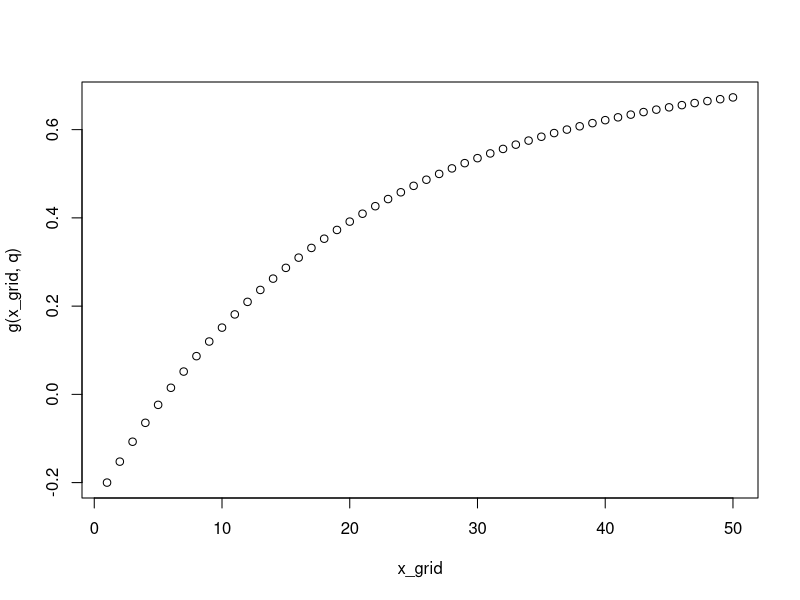
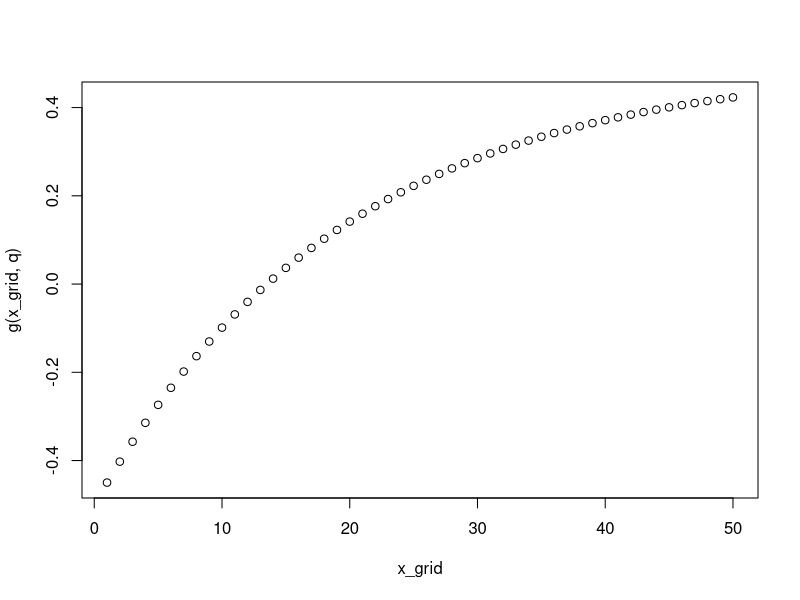
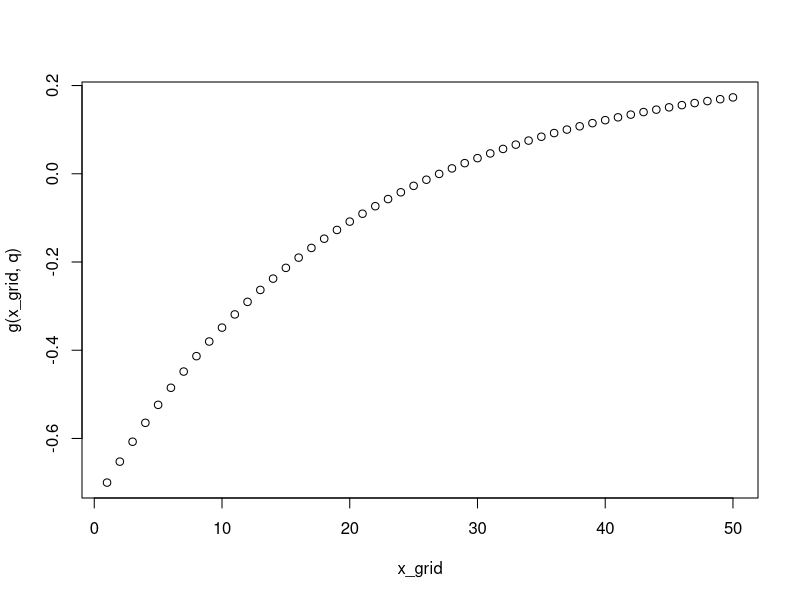
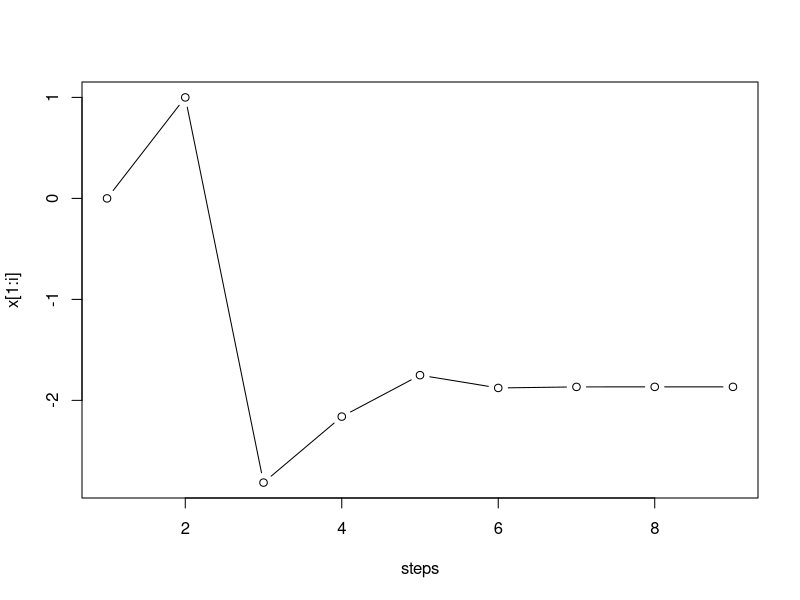
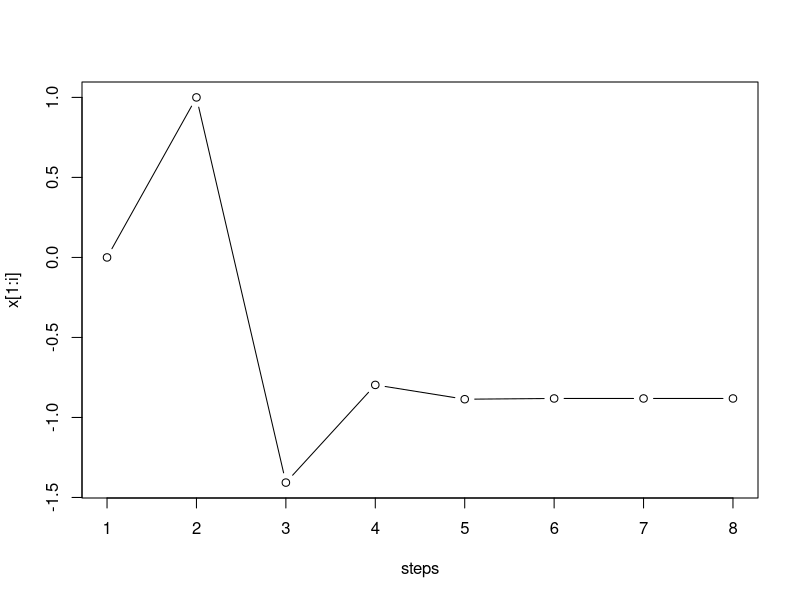
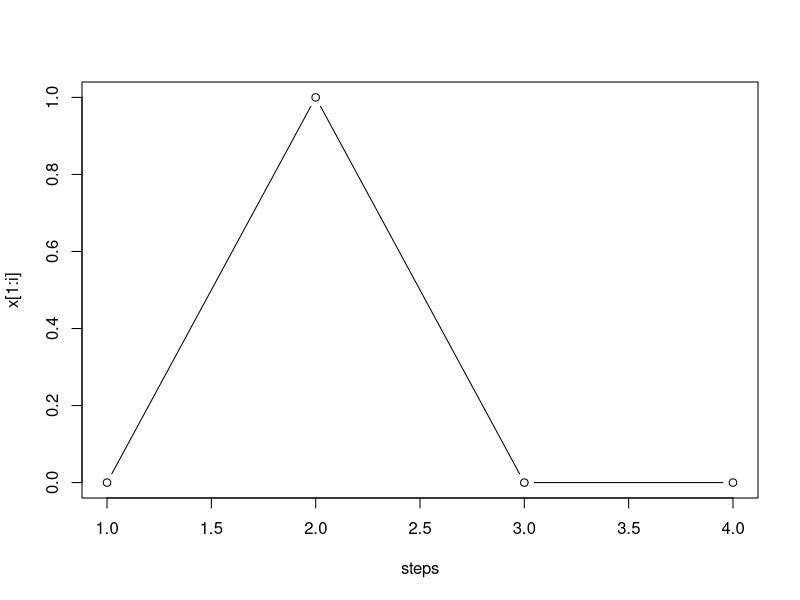
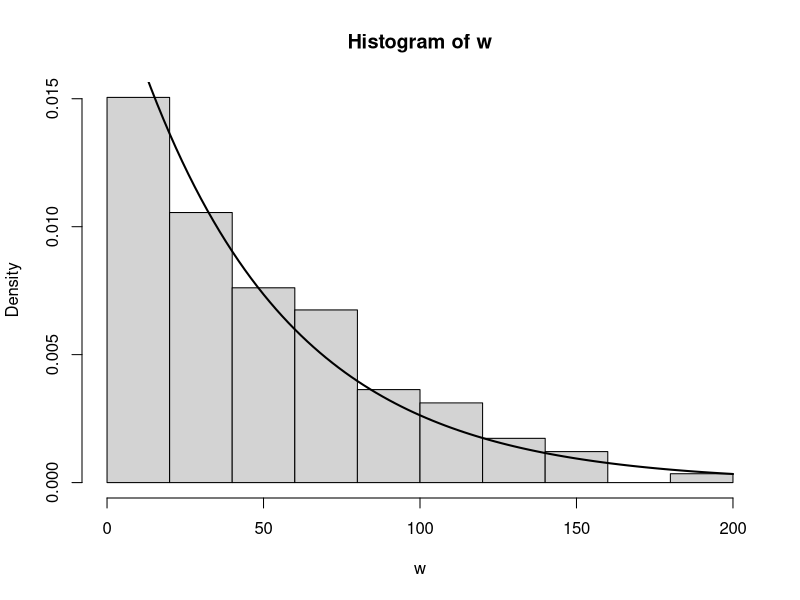
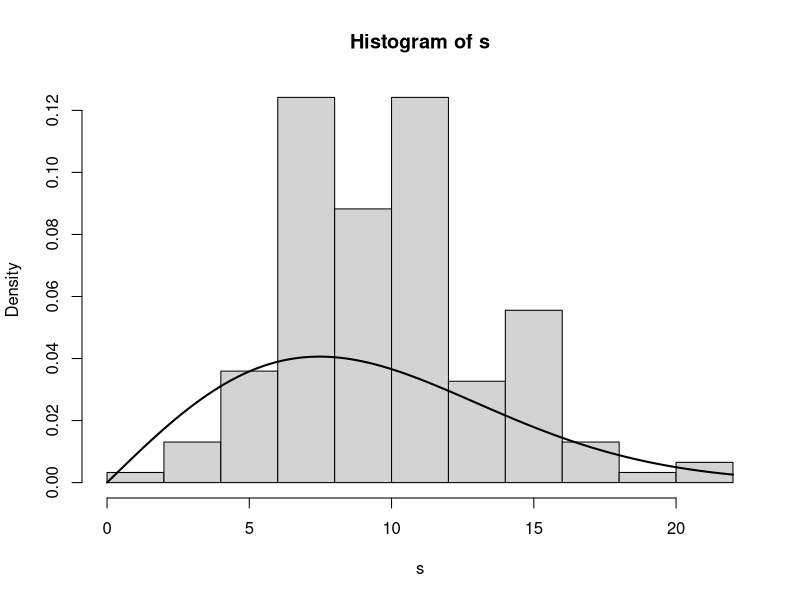

These figures' R source, in order:
###############################################################################
#
#
#   MATH 2650: Computational Statistics
#   Lab 03
#   24 September 2026
# 
#   First Lab Group 1
#
#
#
###############################################################################

# Question 1: Use the Bisection and Secant methods to find quantiles

#### (1.) Finding Quantiles ####

first_quart <- 0.25
median      <- 0.5
third_quart <- 0.75

##### (1a.) Bisection Method for Geometric Distribution #####

P           <- 1/20 # Set parameter value
TOL_1a      <- 1    # Set tolerance
MAX_IT      <- 100  # Set maximum number of iterations
x_l         <- 1    # Initial lower bound
x_u         <- 50   # Initial upper bound
change_in_x <- x_u - x_l
counter     <- 0    # Counts number of steps
x_grid      <- seq(1,50) # For plotting

g <- function(a, q){ # Geometric cdf minus quartile
  x <- floor(a)
  1 - (1 - P)^floor(a) - q
}

estimate_geom_quantile <- function(q){
  
  while(abs(change_in_x) > TOL_1a){
    
    y <- (x_l + x_u)/2
      
    if(sign(g(y,q)) == sign(g(x_l,q))){
      x_l <- y
    } else{
      x_u <- y
    }
    
    counter     <- counter + 1
    change_in_x <- x_u - x_l
    
    if(counter >= MAX_IT){
      warning('Max number of iterations reached.')
      break
    }
  }
  cat('Reached estimate of', floor(y), 'in', counter, 'steps.')
  plot(x_grid, g(x_grid,q))
}

estimate_geom_quantile(first_quart) 
estimate_geom_quantile(median)      
estimate_geom_quantile(third_quart) 

# Each quartile requires the same number of steps (6) to converge. 

##### (1b.) Secant Method for Type II Generalized Logistic Distribution #####

GAMMA  <- 2
TOL_1b <- 1e-05 # Set tolerance
MAX_IT <- 100   # Set maximum number of iterations
x      <- vector('numeric', length = MAX_IT)
x[1]   <- 0     # First initial point
x[2]   <- 1     # Second initial point
dx     <- x[2] - x[1]
i      <- 2     # Counts number of steps

h <- function(a, q){ # cdf minus quartile
  1 - ( exp(-a) / (1 + exp(-a)) )^GAMMA - q
}

estimate_logistic_quantile <- function(q){
  
  while(abs(dx) > TOL_1b){
    
    num <- h(x[i], q) * (x[i] - x[i-1])
    den <- h(x[i], q) - h(x[i-1], q)
    
    x[i+1] <- x[i] - num/den
    
    dx <- x[i+1] - x[i] # Update checking condition
    i  <- i + 1         # Update counter

    if(i >= MAX_IT+2){
      warning('Max number of iterations reached.')
      break
    }
  }
  cat('Reached estimate of', x[i], 'in', i-2, 'steps.')
  plot(1:i, x[1:i], type = 'b', xlab = 'steps')
}


estimate_logistic_quantile(first_quart) 
estimate_logistic_quantile(median)      
estimate_logistic_quantile(third_quart) 

###############################################################################

# Question 2: Use Fisher Scoring to determine the MLE of the unknown parameter

#### (2.) Fisher Scoring for MLE ####

##### (2a.) Poisson Distribution #####
z         <- as.numeric(InsectSprays$count)
TOL_2a    <- 1e-05
MAX_ITER  <- 100
LAMBDA_0  <- 1 # Starting value
lambda    <- vector('numeric', length = MAX_ITER)
lambda[1] <- LAMBDA_0
a         <- 1 # Initialize counter at 1
change_in_lambda <- 1 # Initialize to be greater than tolerance


pois_derivloglik <- function(lambda){ # First derivative of log-likelihood
  (1/lambda)*sum(z) - length(z)
}

while(change_in_lambda > TOL_2a){
  
  score2a <- (1/lambda[a])*sum(z) - length(z)
  info2a <- (length(z))*(mean(z))/lambda[a]^2
  
  update <- score2a/info2a # Fisher update
  
  lambda[a+1] <- lambda[a] + update
  
  change_in_lambda <- abs(lambda[a+1] - lambda[a]) # Update check against tolerance
  a <- a + 1 # Update counter
  
  if(a >= MAX_ITER){
    warning('Max number of iterations reached.')
    break
  }
}

pois_uni <- uniroot(pois_derivloglik, lower = 0, upper = max(z))

lambda[a] # Fisher scoring estimate
mean(z) # Analytical MLE estimate
pois_uni$root # Uniroot estimate

# The Fisher scoring, analytical MLE, and uniroot estimates are all very similar. 
# In this case, it might be easier to use either uniroot or analytical MLE since 
# all three require the calculation of the first derivative of log-likelihood function.  

##### (2b.) Exponential Distribution #####
w        <- as.numeric(sunspot.year) 
TOL_2b   <- 1e-05 # Set tolerance
MAX_ITER <- 100
THETA_0  <- 0.01 # Set initial starting value
theta    <- vector('numeric', length = MAX_ITER)
theta[1] <- THETA_0 
b        <- 1 # Initialize counter
change_in_theta <- 1 # Initialize to be greater than tolerance



while(change_in_theta > TOL_2b){
  
  score2b <- length(w)/theta[b] - sum(w)
  info2b  <- length(w)/theta[b]^2
  
  update  <- score2b/info2b # Fisher update
  
  theta[b+1] <- theta[b] + update
  
  change_in_theta <- abs(theta[b+1] - theta[b]) # Update check against tolerance
  b <- b + 1 # Update counter
  
  if(b >= MAX_ITER){
    warning('Max number of iterations reached.')
    break
  }
}

hist(w, freq = FALSE)
curve(dexp(x, theta[b]), add = TRUE, lwd = 2,)

# Visually, the exponential model seems to be a good fit for the data, 
# as the overlaid exponential density function using our estimated parameter 
# seems to follow the shape of the histogram of the data. 

##### (2c.) Rayleigh Distribution #####
s        <- airquality$Wind
BETA_0   <- 0.01
TOL_2c   <- 1e-05 # Set tolerance
MAX_ITER <- 100
beta     <- vector('numeric', length = MAX_ITER)
beta[1]  <- BETA_0
c        <- 1 # Initialize counter
change_in_beta <- 1 # Initialize to be greater than tolerance


while(change_in_beta > TOL_2c){
  
  score2c <- (length(s)/beta[c]) - sum(s^2)
  info2c  <- length(s)/beta[c]^2
  
  update  <- score2c/info2c # Fisher update
  
  beta[c+1] <- beta[c] + update
  
  change_in_beta <- abs(beta[c+1] - beta[c]) # Update check against tolerance
  c <- c + 1 # Update counter
  
  if(c >= MAX_ITER){
    warning('Max number of iterations reached.')
    break
  }
}

hist(s, freq = FALSE)
curve(beta[c] * x * exp(-beta[c] * x^2), add = TRUE, lwd = 2)

# Visually, it does not seem that the Rayleigh distribution is a good fit 
# for the data. The overlaid Rayleigh density function using our estimated 
# parameter seems to be skewed right and is broader compared to the histogram 
# of our data, which seems to follow a more symmetric and narrow distribution.
